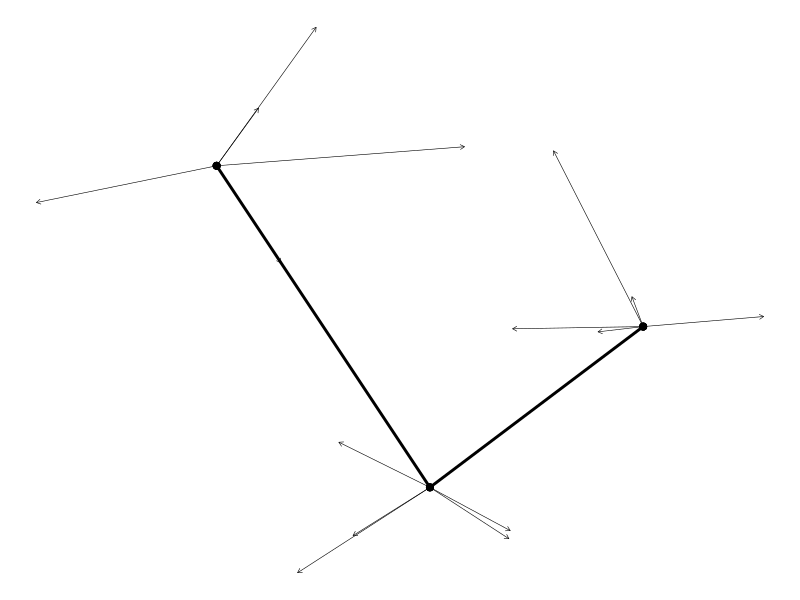

This figure's R source:
library(data.table)
library(ggplot2)



DT_ed <- CJ(id = 'A', obs = seq.int(3), rdm = seq.int(5))

DT_pt <- CJ(id = 'A', obs = seq.int(3))
DT_pt[, c('x', 'y') := .(c(-1, 0, 1), c(1, -1, 0))]

DT_pt_rdm <- DT_ed[DT_pt, on = .(id, obs)]
DT_pt_rdm[, c('x_rdm', 'y_rdm') := .(x + rnorm(.N, sd = 0.5), y + rnorm(.N, sd = 0.5))]


ggplot(DT_pt_rdm) +
	geom_point(aes(x, y), size = 2) +
	geom_segment(aes(x = x, y = y, xend = x_rdm, yend = y_rdm),
							 size = 0.2, arrow = arrow(length = unit(0.05, 'inches'))) +
	geom_line(aes(x, y), linewidth = 1)  +
	theme_void()




